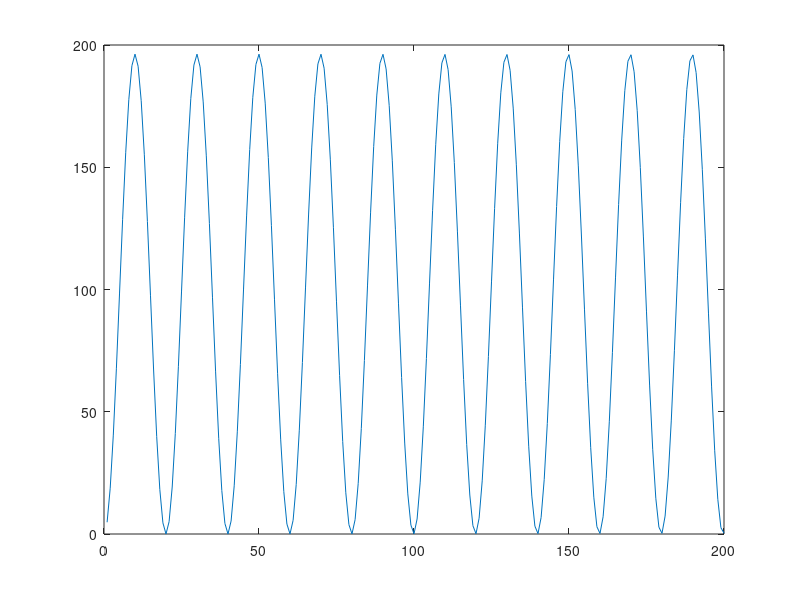

The MATLAB source for this figure:
% in_str = 'a_ao.wav';
% [in,Fs] = wavread(in_str);
clear;
clc;
Fs = 6000;            % Sampling frequency                    
T = 1/Fs;             % Sampling period       
L = 3000;             % Length of signal
t = (0:L-1)*T;        % Time vector
X = 0.7*cos(2*pi*300.4*t) ;
minf0 = 30;
W = ceil(Fs/minf0);
d= zeros(1,W); % d(time,lag)
for lag = 1:W
   for i=1:W  
        d(lag) = d(lag)+(X(i)-X(i+lag))^2;
   end
end

dsum = 0;
dcum= zeros(1, size(d,2)); % dcum 0 is always 1,won't record
for lag =  1:size(d,2)
    dsum = dsum+d(lag);
    dcum(lag) = d(lag)/(dsum/(lag));
end
plot(d);